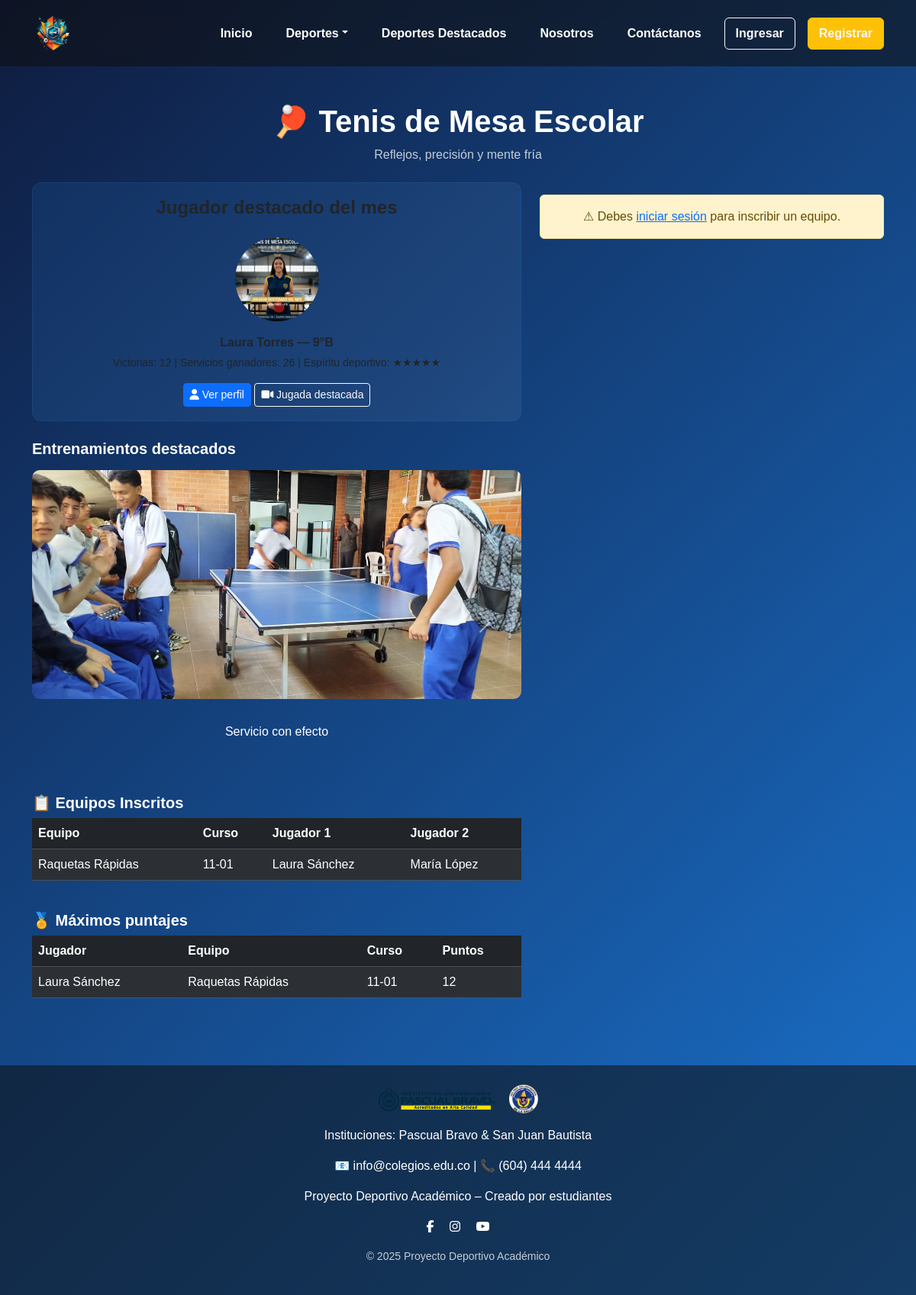
The page /tenis.php on the database its author committed.
### tables this page shows
CREATE TABLE `tenis_jugadores` (
  `id` int(10) UNSIGNED NOT NULL,
  `equipo` varchar(50) NOT NULL,
  `curso` varchar(10) NOT NULL,
  `jugador1` varchar(100) NOT NULL,
  `jugador2` varchar(100) DEFAULT NULL,
  `puntos` int(10) UNSIGNED DEFAULT 0,
  `estado` enum('pendiente','aprobado','rechazado') DEFAULT 'pendiente',
  `fecha_registro` datetime DEFAULT current_timestamp(),
  `admin_id` int(11) DEFAULT NULL,
  `observaciones` text DEFAULT NULL,
  `fecha_actualizacion` datetime DEFAULT NULL,
  `notificado` tinyint(1) DEFAULT 0
);

### tenis.php (the view, shortened to what this page needs)
<?php
require 'conexion.php';
$equipos = [];
$stmt = $pdo->query("SELECT * FROM tenis_jugadores ORDER BY id ASC");
while ($row = $stmt->fetch()) {
    $key = $row['equipo'] . '|' . $row['curso'];
    if (!isset($equipos[$key])) $equipos[$key] = [];
    $equipos[$key][] = $row['jugador1'];
    if (!empty($row['jugador2'])) $equipos[$key][] = $row['jugador2'];
}
$maximos = $pdo->query("SELECT jugador1, equipo, curso, puntos FROM tenis_jugadores ORDER BY puntos DESC LIMIT 10")->fetchAll();
?>
<!DOCTYPE html>
<html lang="es">
<head>
<link href="https://cdn.jsdelivr.net/npm/bootstrap@5.3.2/dist/css/bootstrap.min.css" rel="stylesheet">
<link rel="stylesheet" href="https://cdnjs.cloudflare.com/ajax/libs/font-awesome/6.5.0/css/all.min.css">
<link rel="stylesheet" href="assets/css/styles.css">
</head>
<body class="bg-dark text-white">
<?php include 'partials/navbar.php'; ?>
<main class="container mt-5 mb-5">
<header class="text-center mb-4">
<h1 class="fw-bold">🏓 Tenis de Mesa Escolar</h1>
<p class="opacity-75">Reflejos, precisión y mente fría</p>
</header>
<div class="row g-4">
<div class="col-lg-7">
  <section class="mb-4 highlight-player-mesa text-center text-dark">
    <h4 class="fw-bold">Jugador destacado del mes</h4>
    <img src="./img/Laura_torres.png" alt="Jugador destacado" class="rounded-circle my-3" style="width:110px;height:110px;object-fit:cover;">
    <p class="mb-1"><strong>Laura Torres — 9°B</strong></p>
    <p class="small text-dark">Victorias: 12 | Servicios ganadores: 26 | Espíritu deportivo: ★★★★★</p>
    <div class="mt-2">
      <button class="btn btn-primary btn-sm" id="verPerfilBtn"><i class="fa-solid fa-user"></i> Ver perfil</button>
     <a href="https://vt.tiktok.com/ZSyydGmt1//" target="_blank" class="btn btn-outline-light btn-sm">
  <i class="fa-solid fa-video"></i> Jugada destacada
</a>
    </div>
  </section>
  <section class="mb-4">
    <h5 class="fw-bold mb-3">Entrenamientos destacados</h5>
    <div id="carouselMesa" class="carousel slide" data-bs-ride="carousel">
      <div class="carousel-inner">
        <div class="carousel-item active">
          <img src="./img/tenis_1.jpg" class="d-block w-100" style="height:300px;object-fit:cover;">
          <div class="carousel-caption d-none d-md-block"><h6>Servicio con efecto</h6></div>
        </div>
      </div>
      <button class="carousel-control-prev" type="button" data-bs-target="#carouselMesa" data-bs-slide="prev">
        <span class="carousel-control-prev-icon"></span>
      </button>
      <button class="carousel-control-next" type="button" data-bs-target="#carouselMesa" data-bs-slide="next">
        <span class="carousel-control-next-icon"></span>
      </button>
    </div>
  </section>
  <section class="mb-4">
    <h5 class="fw-bold">📋 Equipos Inscritos</h5>
    <div class="table-responsive">
      <table class="table table-dark table-striped">
        <thead>
          <tr><th>Equipo</th><th>Curso</th><th>Jugador 1</th><th>Jugador 2</th></tr>
        </thead>
        <tbody>
          <?php foreach($equipos as $key => $jugadores_equipo):
            list($equipo, $curso) = explode('|', $key);
          ?>
          <tr>
            <td><?= htmlspecialchars($equipo) ?></td>
            <td><?= htmlspecialchars($curso) ?></td>
            <td><?= $jugadores_equipo[0] ?? '-' ?></td>
            <td><?= $jugadores_equipo[1] ?? '-' ?></td>
          </tr>
          <?php endforeach; ?>
        </tbody>
      </table>
    </div>
  </section>
  <section class="mb-4">
    <h5 class="fw-bold">🏅 Máximos puntajes</h5>
    <div class="table-responsive">
      <table class="table table-dark table-striped">
        <thead><tr><th>Jugador</th><th>Equipo</th><th>Curso</th><th>Puntos</th></tr></thead>
        <tbody>
          <?php foreach($maximos as $m): ?>
          <tr>
            <td><?= htmlspecialchars($m['jugador1']) ?></td>
            <td><?= htmlspecialchars($m['equipo']) ?></td>
            <td><?= htmlspecialchars($m['curso']) ?></td>
            <td><?= htmlspecialchars($m['puntos']) ?></td>
          </tr>
          <?php endforeach; ?>
        </tbody>
      </table>
    </div>
  </section>
</div>
<div class="col-lg-5">
  <?php if(isset($_SESSION['user_id'])): ?>
  <aside class="mb-4 p-3 bg-dark rounded">
    <h5 class="fw-bold">Inscripción rápida</h5>
    <form method="post" class="mt-2">
      <div class="mb-2"><input class="form-control" name="equipo" placeholder="Nombre del equipo"></div>
      <div class="mb-2"><input class="form-control" name="curso" placeholder="Curso"></div>
      <div class="mb-2"><input class="form-control" name="jugador1" placeholder="Jugador 1"></div>
      <div class="mb-2"><input class="form-control" name="jugador2" placeholder="Jugador 2"></div>
      <div class="d-grid"><button class="btn btn-primary" name="inscribir" type="submit"><i class="fa-solid fa-table-tennis-paddle-ball"></i> Inscribirme</button></div>
    </form>
  </aside>
  <?php else: ?>
  <div class="alert alert-warning text-center mt-3">
    ⚠ Debes <a href="login.php" class="text-decoration-underline">iniciar sesión</a> para inscribir un equipo.
  </div>
  <?php endif; ?>
</div>
</div>
</main>
<?php include 'partials/footer.php'; ?>
</body>
</html>

### assets/css/styles.css (style rules this page uses)
* { margin: 0; padding: 0; box-sizing: border-box; font-family: 'Poppins', sans-serif; }
body { background: linear-gradient(135deg, #0f1c3f, #1e90ff, #fca311, #ff6b00); background-size: 400% 400%; animation: gradientBG 12s ease infinite; color: white; }
.bg-dark { --bs-bg-opacity: 1; background-color: rgba(16, 16, 16, 0.548) !important; }
.carousel, .carousel-inner, .carousel-item, .carousel-item img { width: 100%; height: 400px; }
.carousel-item img { object-fit: cover; object-position: center; border-radius: 10px; }
.carousel-item { transition: transform 0.8s ease-in-out; }

### tenis.php (style rules this page uses)
.highlight-player-mesa { background: linear-gradient(135deg, rgba(30,144,255,0.12), rgba(255,255,255,0.06)); border: 1px solid rgba(30,144,255,0.12); padding: 18px; border-radius: 12px; }

### rows shown on the page
tenis_jugadores: equipo "Raquetas Rápidas", curso "11-01", jugador1 "Laura Sánchez", jugador2 "María López", puntos "12"
